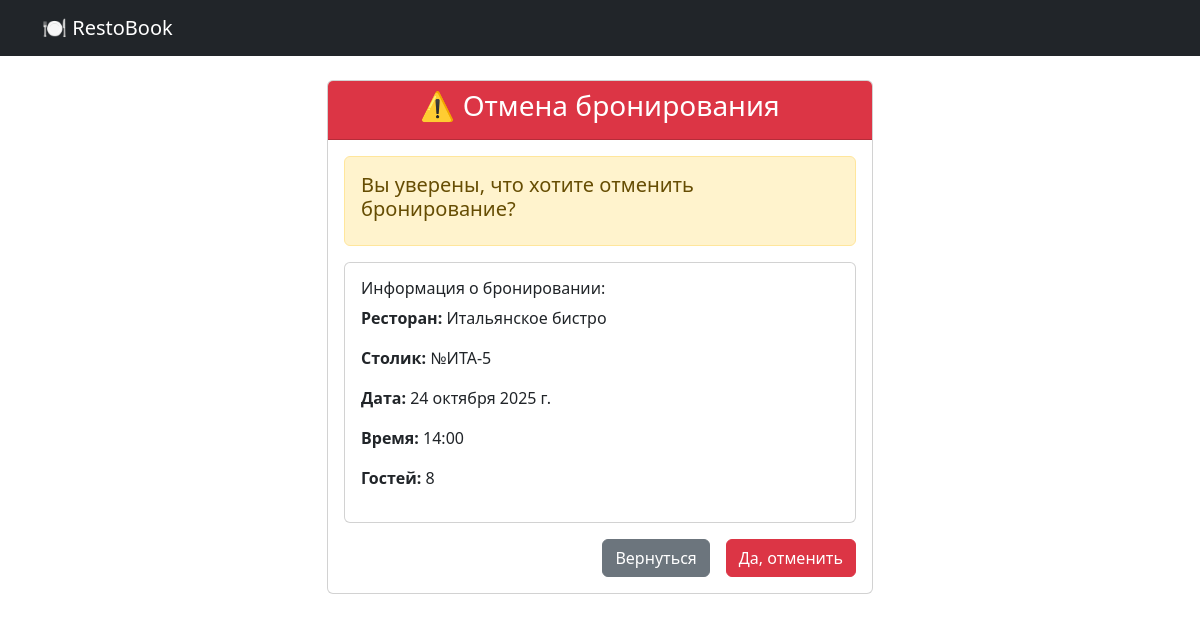
Screenshot of /reservations/1/cancel/ (signed in) with the database file from the repository.
### restaurant/models.py (models this page shows, shortened)
class Reservation(models.Model):
    STATUS_CHOICES = [
        ('confirmed', _('Подтверждено')),
        ('pending', _('Ожидание')),
        ('cancelled', _('Отменено')),
    ]
    user = models.ForeignKey(User, on_delete=models.CASCADE, related_name='user_reservations')
    table = models.ForeignKey(Table, on_delete=models.CASCADE, related_name='reservations')
    reservation_date = models.DateField(verbose_name=_('дата бронирования'))
    reservation_time = models.TimeField(verbose_name=_('время бронирования'))
    guests_count = models.IntegerField(verbose_name=_('количество гостей'))
    special_requests = models.TextField(blank=True, verbose_name=_('особые пожелания'))
    status = models.CharField(max_length=20, choices=STATUS_CHOICES, default='pending', verbose_name=_('статус'))
    created_at = models.DateTimeField(default=timezone.now, verbose_name=_('дата создания'))
    history = HistoricalRecords()
    class Meta:
        verbose_name = _('бронирование')
        verbose_name_plural = _('бронирования')
        ordering = ['-reservation_date', '-reservation_time']

class Table(models.Model):
    restaurant = models.ForeignKey(Restaurant, on_delete=models.CASCADE, related_name='tables')
    table_number = models.CharField(max_length=10, verbose_name=_('номер столика'))
    capacity = models.IntegerField(verbose_name=_('вместимость'))
    price_per_hour = models.DecimalField(max_digits=8, decimal_places=2, default=500.00, verbose_name=_('цена за час'))
    objects = models.Manager()
    available = AvailableTableManager()
    history = HistoricalRecords()
    class Meta:
        verbose_name = _('столик')
        verbose_name_plural = _('столики')
        ordering = ['table_number']

class Restaurant(models.Model):
    CUISINE_TYPES = [
        ('italian', _('Итальянская')),
        ('japanese', _('Японская')),
        ('russian', _('Русская')),
        ('french', _('Французская')),
        ('chinese', _('Китайская')),
        ('georgian', _('Грузинская')),
        ('american', _('Американская')),
    ]
    name = models.CharField(max_length=100, verbose_name=_('название'))
    description = models.TextField(verbose_name=_('описание'))
    address = models.TextField(verbose_name=_('адрес'))
    phone = models.CharField(max_length=20, verbose_name=_('телефон'))
    cuisine_type = models.CharField(max_length=50, choices=CUISINE_TYPES, verbose_name=_('тип кухни'))
    opening_hours = models.CharField(max_length=100, default='10:00-22:00', verbose_name=_('часы работы'))
    image = models.ImageField(upload_to='restaurants/%Y/%m/%d/', blank=True, null=True, verbose_name=_('изображение'))
    website = models.URLField(blank=True, verbose_name=_('веб-сайт'))
    created_by = models.ForeignKey(User, on_delete=models.SET_NULL, null=True, blank=True, verbose_name=_('создатель'))
    created_at = models.DateTimeField(default=timezone.now, verbose_name=_('дата создания'))
    tags = models.ManyToManyField(Tag, blank=True, related_name='restaurants', verbose_name=_('теги'))
    history = HistoricalRecords()
    class Meta:
        verbose_name = _('ресторан')
        verbose_name_plural = _('рестораны')
        ordering = ['name']

### restaurant/views.py (the view)
# urls.py: path('reservations/<int:reservation_id>/cancel/', views.cancel_reservation, name='cancel_reservation'),
@login_required
def cancel_reservation(request, reservation_id):
    try:
        reservation = Reservation.objects.get(id=reservation_id, user=request.user)
    except Reservation.DoesNotExist:
        raise Http404("Бронь не найдена")
    if request.method == 'POST':
        Reservation.objects.filter(id=reservation_id).update(status='cancelled')
        messages.success(request, '✅ Бронирование отменено')
        return redirect('user_reservations')
    context = {
        'reservation': reservation
    }
    return render(request, 'restaurant/cancel_reservation.html', context)

### templates/restaurant/cancel_reservation.html (shortened to what this page needs)
<!DOCTYPE html>
<html lang="ru">
<head>
    <link href="https://cdn.jsdelivr.net/npm/bootstrap@5.3.0/dist/css/bootstrap.min.css" rel="stylesheet">
</head>
<body>
    <nav class="navbar navbar-expand-lg navbar-dark bg-dark">
        <div class="container">
            <a class="navbar-brand" href="{% url 'home' %}">🍽 RestoBook</a>
        </div>
    </nav>
    <div class="container mt-4">
        <div class="row justify-content-center">
            <div class="col-md-6">
                <div class="card">
                    <div class="card-header bg-danger text-white">
                        <h3 class="text-center">⚠️ Отмена бронирования</h3>
                    </div>
                    <div class="card-body">
                        <div class="alert alert-warning">
                            <h5>Вы уверены, что хотите отменить бронирование?</h5>
                        </div>
                        <div class="card mb-3">
                            <div class="card-body">
                                <h6>Информация о бронировании:</h6>
                                <p><strong>Ресторан:</strong> {{ reservation.table.restaurant.name }}</p>
                                <p><strong>Столик:</strong> №{{ reservation.table.table_number }}</p>
                                <p><strong>Дата:</strong> {{ reservation.reservation_date }}</p>
                                <p><strong>Время:</strong> {{ reservation.reservation_time }}</p>
                                <p><strong>Гостей:</strong> {{ reservation.guests_count }}</p>
                            </div>
                        </div>
                        <form method="post">
                            <div class="d-grid gap-2 d-md-flex justify-content-md-end">
                                <a href="{% url 'user_reservations' %}" class="btn btn-secondary me-md-2">Вернуться</a>
                                <button type="submit" class="btn btn-danger">Да, отменить</button>
                            </div>
                        </form>
                    </div>
                </div>
            </div>
        </div>
    </div>
</body>
</html>

### rows the page displays
Reservation: table.restaurant.name "Итальянское бистро", table.table_number "ИТА-5", reservation_date "24 октября 2025 г.", reservation_time "14:00", guests_count "8"
